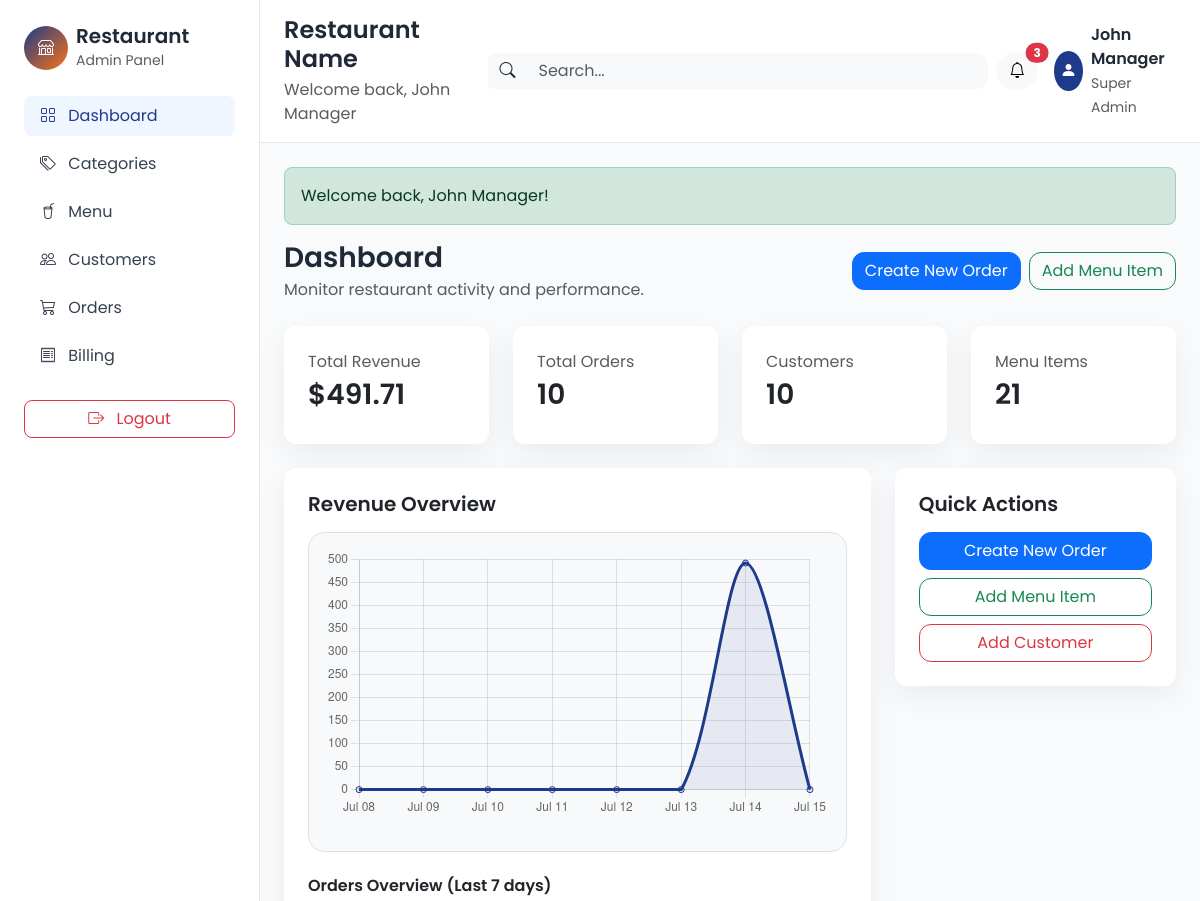
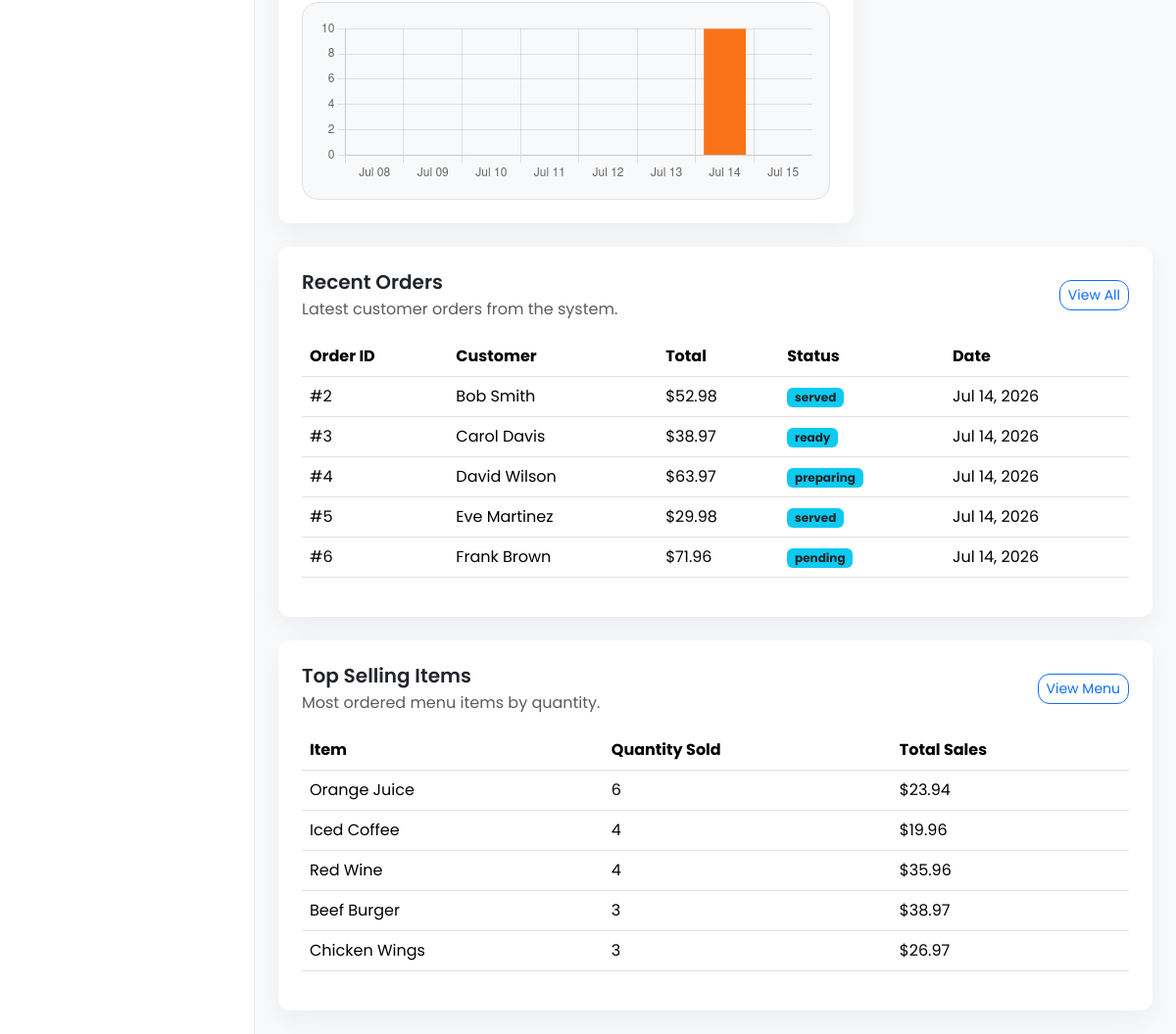
Screenshot of /pages/dashboard/dashboard.php (signed in) with the database file from the repository (2 pictures, top to bottom).
### tables this page shows
CREATE TABLE IF NOT EXISTS orders (
    id INT AUTO_INCREMENT PRIMARY KEY,
    customer_id INT NOT NULL,
    admin_id INT NOT NULL,
    order_date TIMESTAMP DEFAULT CURRENT_TIMESTAMP,
    total_amount DECIMAL(10,2) NOT NULL,
    payment_status VARCHAR(30) DEFAULT 'unpaid',
    order_status VARCHAR(30) DEFAULT 'pending',
    created_at TIMESTAMP DEFAULT CURRENT_TIMESTAMP,
    updated_at TIMESTAMP DEFAULT CURRENT_TIMESTAMP ON UPDATE CURRENT_TIMESTAMP,
    CONSTRAINT fk_order_customer FOREIGN KEY (customer_id) REFERENCES customers(id),
    CONSTRAINT fk_order_admin FOREIGN KEY (admin_id) REFERENCES admins(id)
);

CREATE TABLE IF NOT EXISTS customers (
    id INT AUTO_INCREMENT PRIMARY KEY,
    full_name VARCHAR(100) NOT NULL,
    phone VARCHAR(20) DEFAULT NULL,
    email VARCHAR(100) DEFAULT NULL,
    address TEXT DEFAULT NULL,
    created_at TIMESTAMP DEFAULT CURRENT_TIMESTAMP,
    updated_at TIMESTAMP DEFAULT CURRENT_TIMESTAMP ON UPDATE CURRENT_TIMESTAMP
);

CREATE TABLE IF NOT EXISTS menu_items (
    id INT AUTO_INCREMENT PRIMARY KEY,
    category_id INT NOT NULL,
    name VARCHAR(150) NOT NULL,
    description TEXT DEFAULT NULL,
    price DECIMAL(10,2) NOT NULL,
    image_path VARCHAR(255) DEFAULT NULL,
    status VARCHAR(20) DEFAULT 'active',
    created_at TIMESTAMP DEFAULT CURRENT_TIMESTAMP,
    updated_at TIMESTAMP DEFAULT CURRENT_TIMESTAMP ON UPDATE CURRENT_TIMESTAMP,
    CONSTRAINT fk_menu_category FOREIGN KEY (category_id) REFERENCES categories(id)
);

### pages/dashboard/dashboard.php (the view, shortened to what this page needs)
<?php
require_once ROOT_PATH . 'includes/functions.php';
require_once ROOT_PATH . 'includes/header.php';
$connection = getDbConnection();
$revenueQuery = $connection->prepare('SELECT COALESCE(SUM(total_amount), 0) AS total_revenue FROM orders');
$revenueQuery->execute();
$revenueResult = $revenueQuery->get_result();
$revenueRow = $revenueResult->fetch_assoc();
$ordersQuery = $connection->prepare('SELECT COUNT(*) AS total_orders FROM orders');
$ordersQuery->execute();
$ordersRow = $ordersQuery->get_result()->fetch_assoc();
$customersQuery = $connection->prepare('SELECT COUNT(*) AS total_customers FROM customers');
$customersQuery->execute();
$customersRow = $customersQuery->get_result()->fetch_assoc();
$menuQuery = $connection->prepare('SELECT COUNT(*) AS total_menu_items FROM menu_items');
$menuQuery->execute();
$menuRow = $menuQuery->get_result()->fetch_assoc();
$recentOrdersQuery = $connection->prepare('SELECT o.id, c.full_name, o.total_amount, o.order_status, o.created_at FROM orders o LEFT JOIN customers c ON c.id = o.customer_id ORDER BY o.created_at DESC LIMIT 5');
$recentOrdersQuery->execute();
$recentOrders = $recentOrdersQuery->get_result()->fetch_all(MYSQLI_ASSOC);
$topItemsQuery = $connection->prepare('SELECT mi.id, mi.name, SUM(oi.quantity) AS total_quantity, SUM(oi.line_total) AS total_sales FROM order_items oi JOIN menu_items mi ON mi.id = oi.menu_item_id GROUP BY mi.id, mi.name ORDER BY total_quantity DESC LIMIT 5');
$topItemsQuery->execute();
$topItems = $topItemsQuery->get_result()->fetch_all(MYSQLI_ASSOC);
$revenueLast7 = [];
$ordersLast7 = [];
$labelsLast7 = [];
$dataQuery = $connection->prepare("SELECT DATE(order_date) AS day, COALESCE(SUM(total_amount),0) AS revenue, COUNT(*) AS orders_count FROM orders WHERE order_date >= DATE_SUB(CURDATE(), INTERVAL 6 DAY) GROUP BY day ORDER BY day ASC");
$dataQuery->execute();
$rows = $dataQuery->get_result()->fetch_all(MYSQLI_ASSOC);
$period = new DatePeriod(new DateTimeImmutable('-6 days'), new DateInterval('P1D'), 7);
$map = [];
foreach ($rows as $r) {
    $map[$r['day']] = $r;
}
foreach ($period as $d) {
    $day = $d->format('Y-m-d');
    $labelsLast7[] = $d->format('M d');
    if (isset($map[$day])) {
        $revenueLast7[] = (float) $map[$day]['revenue'];
        $ordersLast7[] = (int) $map[$day]['orders_count'];
    } else {
        $revenueLast7[] = 0;
        $ordersLast7[] = 0;
    }
}
?>
<div class="d-flex flex-column flex-lg-row justify-content-between align-items-lg-center mb-4">
    <div>
        <h3 class="fw-semibold mb-1">Dashboard</h3>
        <p class="text-muted mb-0">Monitor restaurant activity and performance.</p>
    </div>
    <div class="d-flex flex-wrap gap-2 mt-3 mt-lg-0">
        <a href="<?php echo BASE_URL; ?>/pages/orders/create_order.php" class="btn btn-primary">Create New Order</a>
        <a href="<?php echo BASE_URL; ?>/pages/menu/add_menu_item.php" class="btn btn-outline-success">Add Menu Item</a>
    </div>
</div>
<div class="row g-4 mb-4">
    <div class="col-12 col-md-6 col-xl-3">
        <div class="card p-4">
            <p class="text-muted mb-1">Total Revenue</p>
            <h3 class="fw-semibold">$<?php echo number_format((float) ($revenueRow['total_revenue'] ?? 0), 2); ?></h3>
        </div>
    </div>
    <div class="col-12 col-md-6 col-xl-3">
        <div class="card p-4">
            <p class="text-muted mb-1">Total Orders</p>
            <h3 class="fw-semibold"><?php echo (int) ($ordersRow['total_orders'] ?? 0); ?></h3>
        </div>
    </div>
    <div class="col-12 col-md-6 col-xl-3">
        <div class="card p-4">
            <p class="text-muted mb-1">Customers</p>
            <h3 class="fw-semibold"><?php echo (int) ($customersRow['total_customers'] ?? 0); ?></h3>
        </div>
    </div>
    <div class="col-12 col-md-6 col-xl-3">
        <div class="card p-4">
            <p class="text-muted mb-1">Menu Items</p>
            <h3 class="fw-semibold"><?php echo (int) ($menuRow['total_menu_items'] ?? 0); ?></h3>
        </div>
    </div>
</div>
<div class="row g-4">
    <div class="col-12 col-xl-8">
        <div class="card p-4">
            <h5 class="fw-semibold mb-3">Revenue Overview</h5>
            <div class="border rounded-4 p-3 bg-light" style="min-height: 320px;">
                <canvas id="revenueChart" height="160"></canvas>
            </div>
            <div class="mt-4">
                <h6 class="fw-semibold mb-2">Orders Overview (Last 7 days)</h6>
                <div class="border rounded-4 p-3 bg-light">
                    <canvas id="ordersChart" height="100"></canvas>
                </div>
            </div>
        </div>
    </div>
    <div class="col-12 col-xl-4">
        <div class="card p-4">
            <h5 class="fw-semibold mb-3">Quick Actions</h5>
            <div class="d-grid gap-2">
                <a href="<?php echo BASE_URL; ?>/pages/orders/create_order.php" class="btn btn-primary">Create New Order</a>
                <a href="<?php echo BASE_URL; ?>/pages/menu/add_menu_item.php" class="btn btn-outline-success">Add Menu Item</a>
                <a href="<?php echo BASE_URL; ?>/pages/customers/add_customer.php" class="btn btn-outline-danger">Add Customer</a>
            </div>
        </div>
    </div>
</div>
<div class="card p-4 mt-4">
    <div class="d-flex justify-content-between align-items-center mb-3">
        <div>
            <h5 class="fw-semibold mb-1">Recent Orders</h5>
            <p class="text-muted mb-0">Latest customer orders from the system.</p>
        </div>
        <a href="<?php echo BASE_URL; ?>/pages/orders/view_orders.php" class="btn btn-sm btn-outline-primary">View All</a>
    </div>
    <div class="table-responsive">
        <table class="table align-middle">
            <thead>
                <tr class="text-muted">
                    <th>Order ID</th>
                    <th>Customer</th>
                    <th>Total</th>
                    <th>Status</th>
                    <th>Date</th>
                </tr>
            </thead>
            <tbody>
                <?php if (!empty($recentOrders)): ?>
                    <?php foreach ($recentOrders as $order): ?>
                        <tr>
                            <td>#<?php echo (int) $order['id']; ?></td>
                            <td><?php echo htmlspecialchars($order['full_name'] ?? 'Guest'); ?></td>
                            <td>$<?php echo number_format((float) $order['total_amount'], 2); ?></td>
                            <td>
                                <span class="badge bg-info text-dark"><?php echo htmlspecialchars($order['order_status']); ?></span>
                            </td>
                            <td><?php echo htmlspecialchars(date('M d, Y', strtotime($order['created_at']))); ?></td>
                        </tr>
                    <?php endforeach; ?>
                <?php else: ?>
                    <tr>
                        <td colspan="5" class="text-center text-muted py-4">No orders found yet.</td>
                    </tr>
                <?php endif; ?>
            </tbody>
        </table>
    </div>
</div>
<div class="card p-4 mt-4">
    <div class="d-flex justify-content-between align-items-center mb-3">
        <div>
            <h5 class="fw-semibold mb-1">Top Selling Items</h5>
            <p class="text-muted mb-0">Most ordered menu items by quantity.</p>
        </div>
        <a href="<?php echo BASE_URL; ?>/pages/menu/view_menu.php" class="btn btn-sm btn-outline-primary">View Menu</a>
    </div>
    <div class="table-responsive">
        <table class="table align-middle">
            <thead>
                <tr class="text-muted">
                    <th>Item</th>
                    <th>Quantity Sold</th>
                    <th>Total Sales</th>
                </tr>
            </thead>
            <tbody>
                <?php if (!empty($topItems)): ?>
                    <?php foreach ($topItems as $item): ?>
                        <tr>
                            <td><?php echo htmlspecialchars($item['name']); ?></td>
                            <td><?php echo (int) $item['total_quantity']; ?></td>
                            <td>$<?php echo number_format((float) $item['total_sales'], 2); ?></td>
                        </tr>
                    <?php endforeach; ?>
                <?php else: ?>
                    <tr>
                        <td colspan="3" class="text-center text-muted py-4">No sales data yet.</td>
                    </tr>
                <?php endif; ?>
            </tbody>
        </table>
    </div>
</div>
<?php require_once ROOT_PATH . 'includes/footer.php'; ?>
<script>
// Prepare chart data from PHP arrays (inlined for simplicity)
const labels = <?php echo json_encode($labelsLast7); ?>;
const revenueData = <?php echo json_encode($revenueLast7); ?>;
const ordersData = <?php echo json_encode($ordersLast7); ?>;
// Revenue chart configuration
const revenueCtx = document.getElementById('revenueChart');
if (revenueCtx) {
    new Chart(revenueCtx, {
        type: 'line',
        data: {
            labels: labels,
            datasets: [{
                label: 'Revenue',
                data: revenueData,
                borderColor: '#1E3A8A',
                backgroundColor: 'rgba(30,58,138,0.08)',
                tension: 0.3,
                fill: true,
            }]
        },
        options: {
            responsive: true,
            plugins: { legend: { display: false } },
            scales: { y: { beginAtZero: true } }
        }
    });
}
// Orders chart configuration
const ordersCtx = document.getElementById('ordersChart');
if (ordersCtx) {
    new Chart(ordersCtx, {
        type: 'bar',
        data: {
            labels: labels,
            datasets: [{
                label: 'Orders',
                data: ordersData,
                backgroundColor: '#F97316',
            }]
        },
        options: {
            responsive: true,
            plugins: { legend: { display: false } },
            scales: { y: { beginAtZero: true, precision: 0 } }
        }
    });
}
</script>

### rows the page displays
orders: id "2", customer.full_name "Bob Smith", total_amount "52.98", order_status "served", created_at "Jul 14, 2026"
orders: id "3", customer.full_name "Carol Davis", total_amount "38.97", order_status "ready", created_at "Jul 14, 2026"
orders: id "4", customer.full_name "David Wilson", total_amount "63.97", order_status "preparing", created_at "Jul 14, 2026"
orders: id "5", customer.full_name "Eve Martinez", total_amount "29.98", order_status "served", created_at "Jul 14, 2026"
orders: id "6", customer.full_name "Frank Brown", total_amount "71.96", order_status "pending", created_at "Jul 14, 2026"
menu_items: name "Orange Juice", total_quantity "6", total_sales "23.94"
menu_items: name "Iced Coffee", total_quantity "4", total_sales "19.96"
menu_items: name "Red Wine", total_quantity "4", total_sales "35.96"
menu_items: name "Beef Burger", total_quantity "3", total_sales "38.97"
menu_items: name "Chicken Wings", total_quantity "3", total_sales "26.97"

### other values shown
$adminName "John Manager"
$flash['message'] "Welcome back, John Manager!"
$revenueRow['total_revenue'] "491.71"
$ordersRow['total_orders'] "10"
$customersRow['total_customers'] "10"
$menuRow['total_menu_items'] "21"
chart data {{ json_encode($revenueLast7) }} [0,0,0,0,0,0,491.71,0]
chart data {{ json_encode($ordersLast7) }} [0,0,0,0,0,0,10,0]
